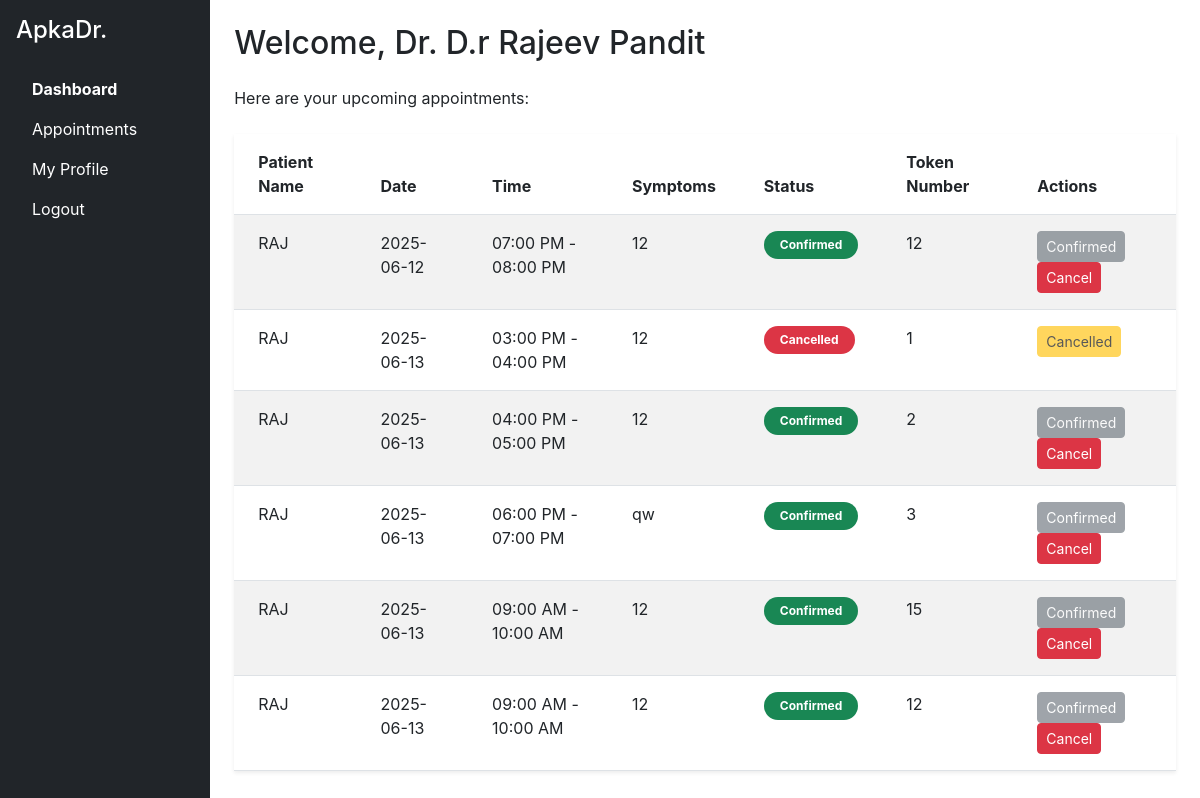
The app's page /doctor_dashboard/1 (signed in) with its own data.
### backend/models.py (models this page shows, shortened)
class Doctor(db.Model):
    id = db.Column(db.Integer, primary_key=True)
    full_name = db.Column(db.String(100), nullable=False)
    email = db.Column(db.String(100), unique=True, nullable=False)
    phone = db.Column(db.String(20), nullable=False)
    specialty = db.Column(db.String(100), nullable=False)
    password = db.Column(db.String(200), nullable=False)   # Hashed
    status = db.Column(db.String(20), nullable=False, default='pending')    # 'pending' or 'approved'
    photo = db.Column(db.String(200))    # Path to uploaded photo
    age = db.Column(db.Integer(), nullable=True)     # Added age field
    address = db.Column(db.String(200), nullable=True) # Added address field
    available_from = db.Column(db.String(5), nullable=True)
    available_to = db.Column(db.String(5), nullable=True)
    morning_slot = db.Column(db.String(50), nullable=True) # Store full slot description
    afternoon_slot = db.Column(db.String(50), nullable=True) # Store full slot description
    evening_slot = db.Column(db.String(50), nullable=True) # Store full slot description
    appointments = db.relationship('Appointment', backref='doctor', lazy=True, primaryjoin="Doctor.id == Appointment.doctor_id")

class Appointment(db.Model):
    id = db.Column(db.Integer, primary_key=True)
    user_id = db.Column(db.Integer, db.ForeignKey('user.id'), nullable=False)
    doctor_id = db.Column(db.Integer, db.ForeignKey('doctor.id'), nullable=False)
    appointment_date = db.Column(db.Date, nullable=False, default=datetime.date.today)
    appointment_time = db.Column(db.String(10), nullable=False, default="09:00 AM") # e.g., "10:30 AM"
    symptoms = db.Column(db.String(500), nullable=False)
    status = db.Column(db.String(20), nullable=False, default='pending') # 'pending', 'confirmed', 'rejected', 'cancelled', 'completed'
    token_number = db.Column(db.String(10), nullable=True) # Optional token number

class User(db.Model):
    id = db.Column(db.Integer(), primary_key=True)
    fullName = db.Column(db.String(), unique=True, nullable=False)
    email = db.Column(db.String(), unique=True, nullable=False)
    age = db.Column(db.Integer(), nullable=False)
    phone = db.Column(db.String(), nullable=False)
    address = db.Column(db.String(), nullable=False)
    password = db.Column(db.String(),nullable=False)
    type = db.Column(db.String(), default="general")
    appointments = db.relationship('Appointment', backref='patient', lazy=True, primaryjoin="User.id == Appointment.user_id")

### backend/controllers.py (the view)
@app.route("/doctor_dashboard/<int:user_id>")
def doctor_dashboard(user_id):
    doctor = Doctor.query.get_or_404(user_id)
    if session.get("user_type") != "doctor" or session.get("user_id") != doctor.id:
        flash("Unauthorized access", "danger")
        return redirect(url_for("login_page"))
    doctor_appointments = Appointment.query.filter_by(doctor_id=doctor.id).order_by(Appointment.appointment_date, Appointment.appointment_time).all()
    return render_template("doctor/doctor_dashboard.html", doctor=doctor, appointments=doctor_appointments)

### templates/doctor/doctor_dashboard.html (shortened to what this page needs)
<!DOCTYPE html>
<html lang="en">
<head>
  <link href="https://cdn.jsdelivr.net/npm/bootstrap@5.3.0/dist/css/bootstrap.min.css" rel="stylesheet" />
</head>
<body>
  <div class="d-flex">
    <nav class="bg-dark text-white p-3 vh-100 rounded-tr-xl rounded-br-xl" style="width: 250px;">
      <h4 class="mb-4">ApkaDr.</h4>
      <ul class="nav flex-column mt-4">
        <li class="nav-item"><a class="nav-link text-white active rounded-md hover:bg-gray-700 transition duration-300" href="{{ url_for('doctor_dashboard', user_id=session.get('user_id')) }}">Dashboard</a></li>
        <li class="nav-item"><a class="nav-link text-white rounded-md hover:bg-gray-700 transition duration-300" href="{{ url_for('doctor_appointments', user_id=session.get('user_id')) }}">Appointments</a></li>
        <li class="nav-item"><a class="nav-link text-white rounded-md hover:bg-gray-700 transition duration-300" href="{{ url_for('doctor_profile', user_id=session.get('user_id')) }}">My Profile</a></li>
        <li class="nav-item"><a class="nav-link text-white rounded-md hover:bg-gray-700 transition duration-300" href="{{ url_for('logout') }}">Logout</a></li>
      </ul>
    </nav>
    <main class="p-4 w-100">
      <h2 class="mb-4 text-3xl font-bold">Welcome, Dr. {{ doctor.full_name }}</h2>
      <p class="text-gray-700">Here are your upcoming appointments:</p>
      <table class="table mt-4 table-striped table-hover rounded-md overflow-hidden shadow-sm">
        <thead class="bg-gray-800 text-white">
          <tr>
            <th scope="col" class="py-3 px-4">Patient Name</th>
            <th scope="col" class="py-3 px-4">Date</th>
            <th scope="col" class="py-3 px-4">Time</th>
            <th scope="col" class="py-3 px-4">Symptoms</th>
            <th scope="col" class="py-3 px-4">Status</th>
            <th scope="col" class="py-3 px-4">Token Number</th>
            <th scope="col" class="py-3 px-4">Actions</th>
          </tr>
        </thead>
        <tbody>
          {% for appointment in appointments %}
          <tr class="hover:bg-gray-50">
            <td class="py-3 px-4">
              {{ appointment.patient.fullName if appointment.patient else 'N/A' }}
            </td>
            <td class="py-3 px-4">
              {{ appointment.appointment_date.strftime('%Y-%m-%d') if appointment.appointment_date else 'N/A' }}
            </td>
            <td class="py-3 px-4">
              {{ appointment.appointment_time if appointment.appointment_time else 'N/A' }}
            </td>
            <td class="py-3 px-4">
              {% if "Patient:" in (appointment.symptoms | default('')) %}
                  {% set patient_details = (appointment.symptoms | default('')).split(',') %}
                  {% set patient_name_line = patient_details[0] | default('') %}
                  {{ patient_name_line.replace('Patient:', '').strip() }} - (Other)
              {% else %}
                  {{ appointment.symptoms | default('N/A') }}
              {% endif %}
            </td>
            <td class="py-3 px-4">
              {% if appointment.status == 'pending' %}
                <span class="badge badge-pending rounded-pill px-3 py-2">Pending</span>
              {% elif appointment.status == 'confirmed' %}
                <span class="badge badge-confirmed rounded-pill px-3 py-2">Confirmed</span>
              {% elif appointment.status == 'cancelled' %}
                <span class="badge badge-cancelled rounded-pill px-3 py-2">Cancelled</span>
              {% elif appointment.status == 'completed' %}
                <span class="badge badge-completed rounded-pill px-3 py-2">Completed</span>
              {% else %}
                <span class="badge bg-secondary rounded-pill px-3 py-2">{{ appointment.status | default('Unknown') | capitalize }}</span>
              {% endif %}
            </td>
            <td class="py-3 px-4">{{ appointment.token_number if appointment.token_number else '--' }}</td>
            <td class="py-3 px-4">
              {% if appointment.status == 'pending' %}
                <a href="{{ url_for('confirm_appointment_by_doctor', appointment_id=appointment.id) }}" class="btn btn-success btn-sm me-2 rounded-md hover:shadow-lg transition duration-300">Confirm</a>
                <a href="{{ url_for('cancel_appointment_by_doctor', appointment_id=appointment.id) }}" class="btn btn-danger btn-sm rounded-md hover:shadow-lg transition duration-300">Cancel</a>
              {% elif appointment.status == 'confirmed' %}
                <button class="btn btn-secondary btn-sm rounded-md" disabled>Confirmed</button>
                <a href="{{ url_for('cancel_appointment_by_doctor', appointment_id=appointment.id) }}" class="btn btn-danger btn-sm rounded-md hover:shadow-lg transition duration-300">Cancel</a>
              {% elif appointment.status == 'cancelled' %}
                <button class="btn btn-warning btn-sm rounded-md" disabled>Cancelled</button>
              {% elif appointment.status == 'completed' %}
                <button class="btn btn-primary btn-sm rounded-md" disabled>Completed</button>
              {% endif %}
            </td>
          </tr>
          {% else %}
          <tr>
            <td colspan="7" class="text-center py-4 text-gray-500">No upcoming appointments found.</td>
          </tr>
          {% endfor %}
        </tbody>
      </table>
    </main>
  </div>
</body>
</html>

### templates/doctor/doctor_dashboard.html (style rules this page uses)
body { font-family: 'Inter', sans-serif; }
.nav-link.active { font-weight: bold; }
.badge-confirmed { background-color: #198754; color: #fff; }
.badge-cancelled { background-color: #dc3545; color: #fff; }

### records on screen
Doctor: full_name "D.r Rajeev Pandit"
Appointment: patient "RAJ", appointment_date "2025-06-12", appointment_time "07:00 PM - 08:00 PM", symptoms "12", status "Confirmed", token_number "12"
Appointment: patient "RAJ", appointment_date "2025-06-13", appointment_time "03:00 PM - 04:00 PM", symptoms "12", status "Cancelled", token_number "1"
Appointment: patient "RAJ", appointment_date "2025-06-13", appointment_time "04:00 PM - 05:00 PM", symptoms "12", status "Confirmed", token_number "2"
Appointment: patient "RAJ", appointment_date "2025-06-13", appointment_time "06:00 PM - 07:00 PM", symptoms "qw", status "Confirmed", token_number "3"
Appointment: patient "RAJ", appointment_date "2025-06-13", appointment_time "09:00 AM - 10:00 AM", symptoms "12", status "Confirmed", token_number "15"
Appointment: patient "RAJ", appointment_date "2025-06-13", appointment_time "09:00 AM - 10:00 AM", symptoms "12", status "Confirmed", token_number "12"
